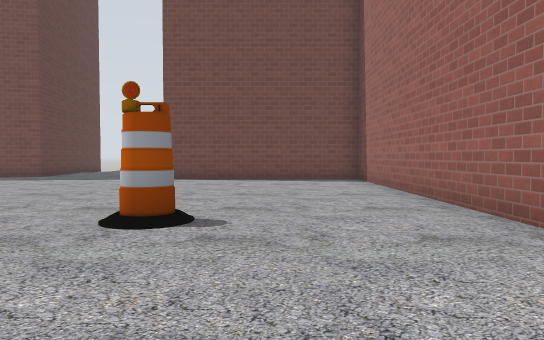
[1] (above)

24 first-person views from a walk through a Gazebo world. The camera is 0.72 m above the floor, tilts 2° down and sees 70° across. The floor is counted in squares, 1 m on a side. Each view is taken from the middle of a square. On the plan, view 1 faces up. The plan holds only what a view shows up to about 11 squares ahead; the rest is blank. The place goes on beyond the plan. The robots in the file are not drawn. Simple patterns stand in for the simulator's built-in surfaces.

[2]
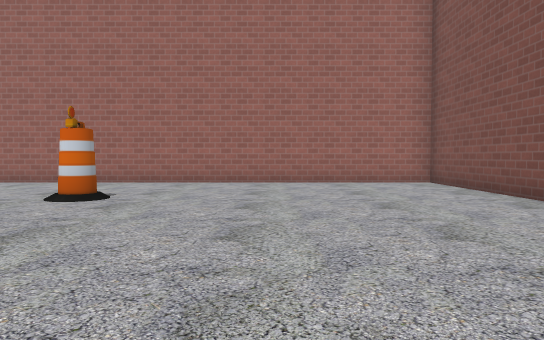

[3]
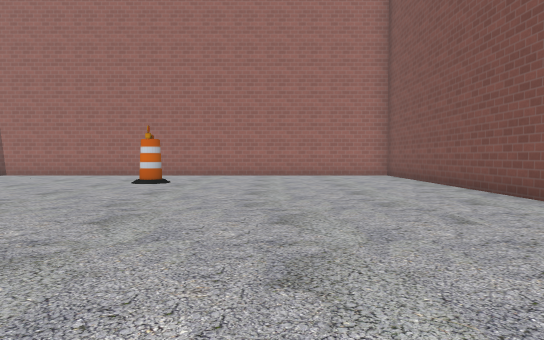

[4]
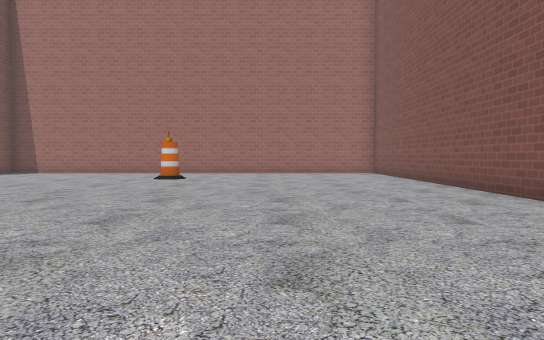

[5]
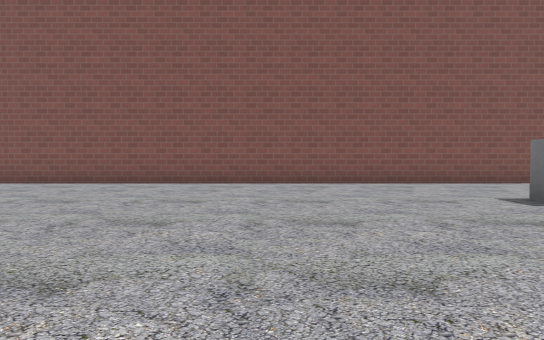

[6]
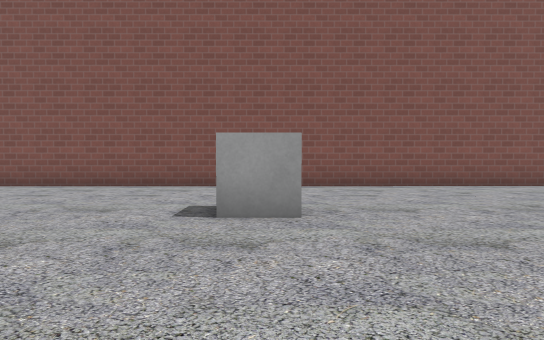

[7]
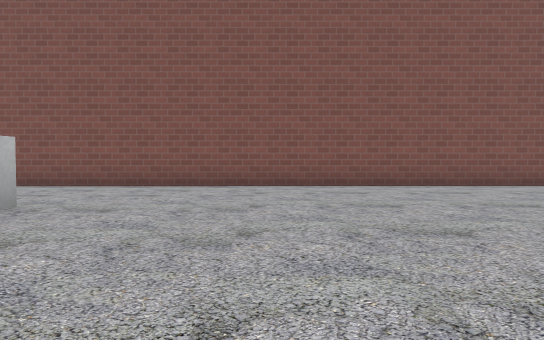

[8]
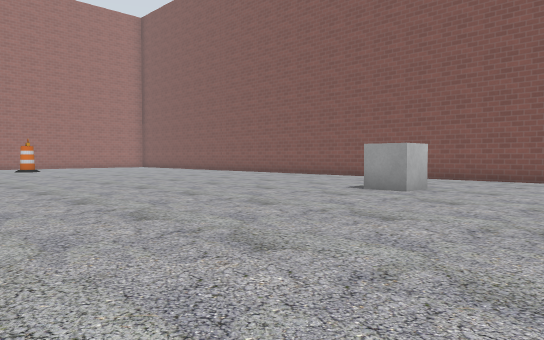

[9]
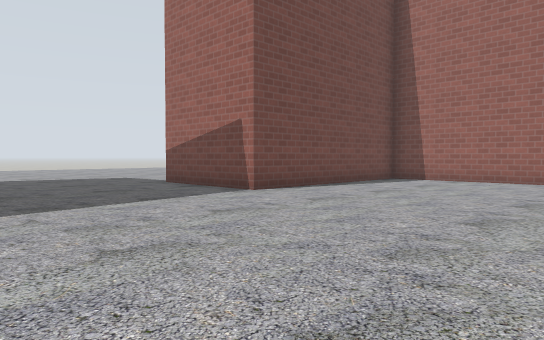

[10]
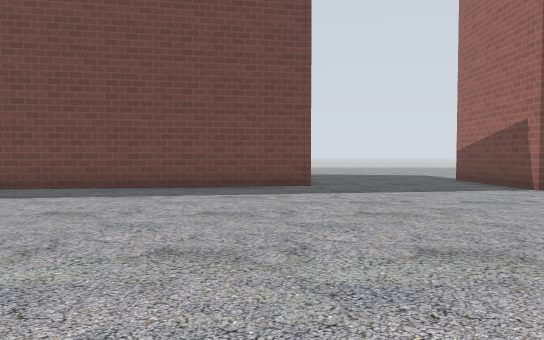

[11]
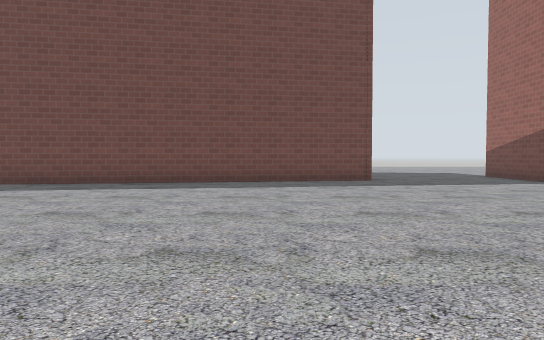

[12]
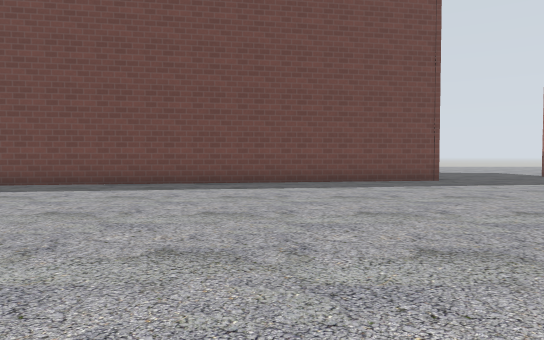

[13]
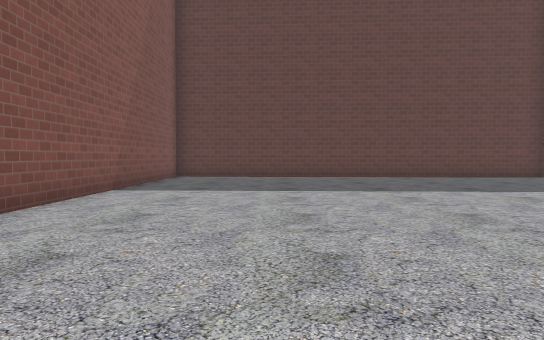

[14]
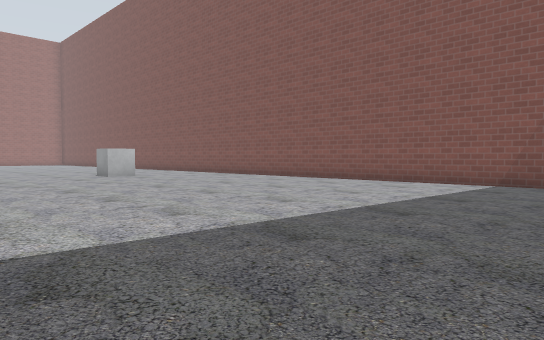

[15]
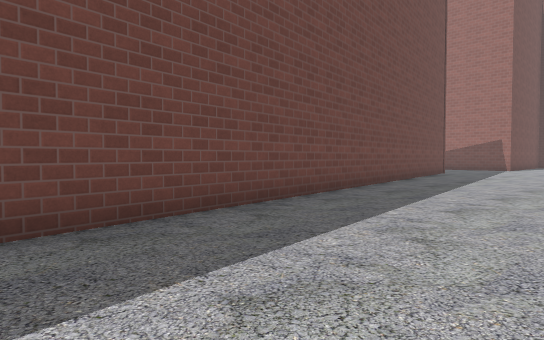

[16]
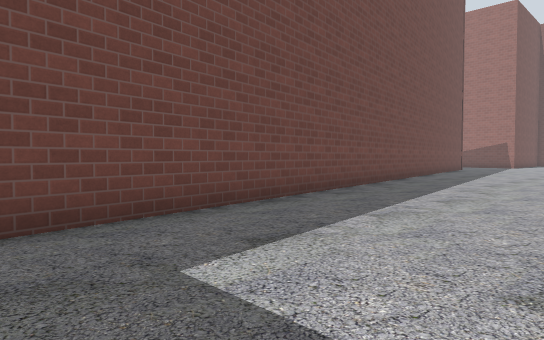

[17]
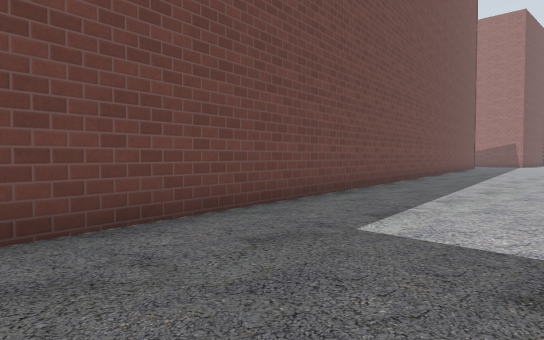

[18]
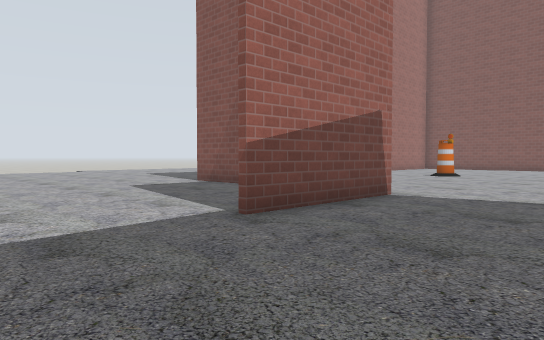

[19]
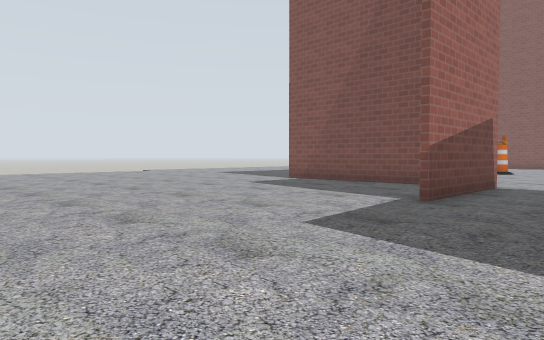

[20]
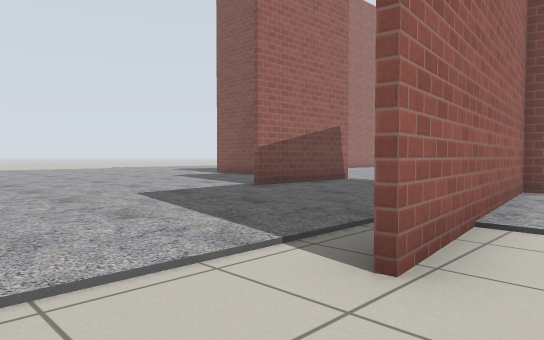

[21]
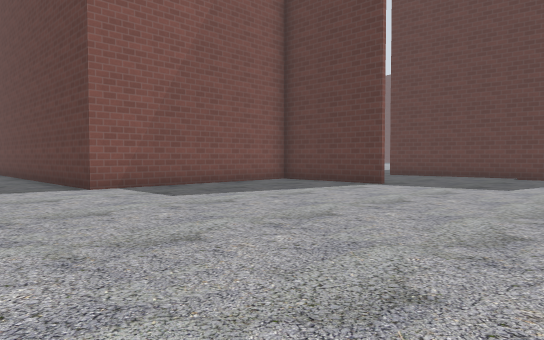

[22]
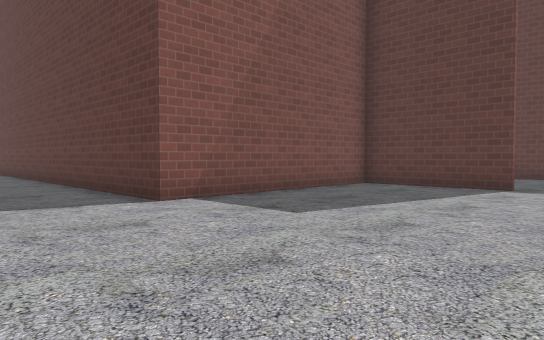

[23]
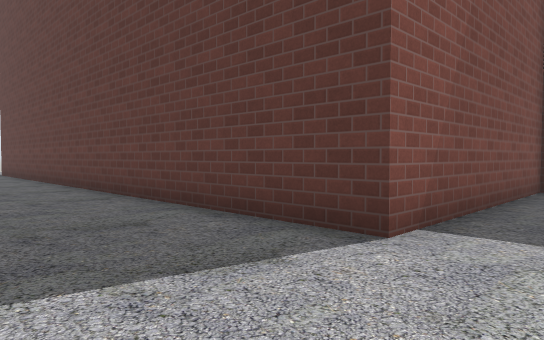

[24]
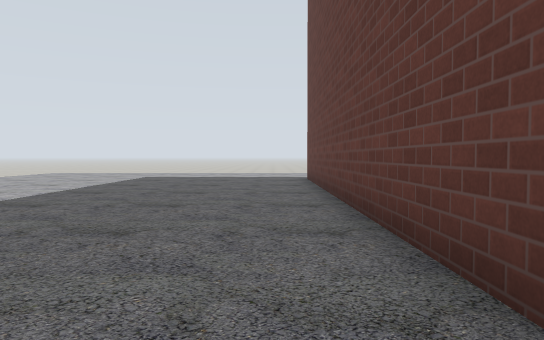

### Floor plan
Points are (right, up) in squares from view 1. A wall is a line through its corners. A room is listed if a view was taken in it or the views show most of it. See-through windows are left out.
Room 1 (views 1, 2, 3, 4, 5, 6, 7, 8, 9, 10, 11, 12, 13, 14, 15, 16, 17, 18, 19, 21, 22, 23, 24)
walls: (-8, 13.6) (-31.4, 9.7); (0.5, 12.2) (-3.4, 12.2) (-3.4, 15.9); (-3.2, 15.9) (-3.2, 12.3) (2.9, 12.3) (2.9, -2.1); (-32, -3.4) (2.7, -3.4) (2.7, 11.1)
ways out: opening at (-9, 21) to room 2
objects: other object (-18, 1); barrel (-1, 4)
Room 2 (view 20)
walls: (-8.6, 13.6) (-8.2, 13.7) (-8.9, 20)
ways out: opening at (-9, 21) to room 1

Where each view was taken, in squares from view 1:
view 1: 0 up, 0 right, facing up
view 2: 1 up, 8 left, facing right
view 3: 1 up, 12 left, facing right
view 4: 1 up, 14 left, facing right
view 5: 7 up, 13 left, facing down
view 6: 6 up, 18 left, facing down
view 7: 6 up, 22 left, facing down
view 8: 9 up, 22 left, facing down-right
view 9: 6 up, 9 left, facing up-right
view 10: 4 up, 9 left, facing up
view 11: 2 up, 11 left, facing up
view 12: 2 up, 13 left, facing up
view 13: 0 up, 21 left, facing left
view 14: 7 up, 32 left, facing down-right
view 15: 7 up, 25 left, facing up-right
view 16: 6 up, 30 left, facing up-right
view 17: 6 up, 32 left, facing up-right
view 18: 19 up, 7 left, facing down-right
view 19: 22 up, 6 left, facing down-right
view 20: 22 up, 10 left, facing down-right
view 21: 21 up, 6 right, facing down-left
view 22: 18 up, 6 right, facing down-left
view 23: 14 up, 6 right, facing down-left
view 24: 9 up, 4 right, facing down
